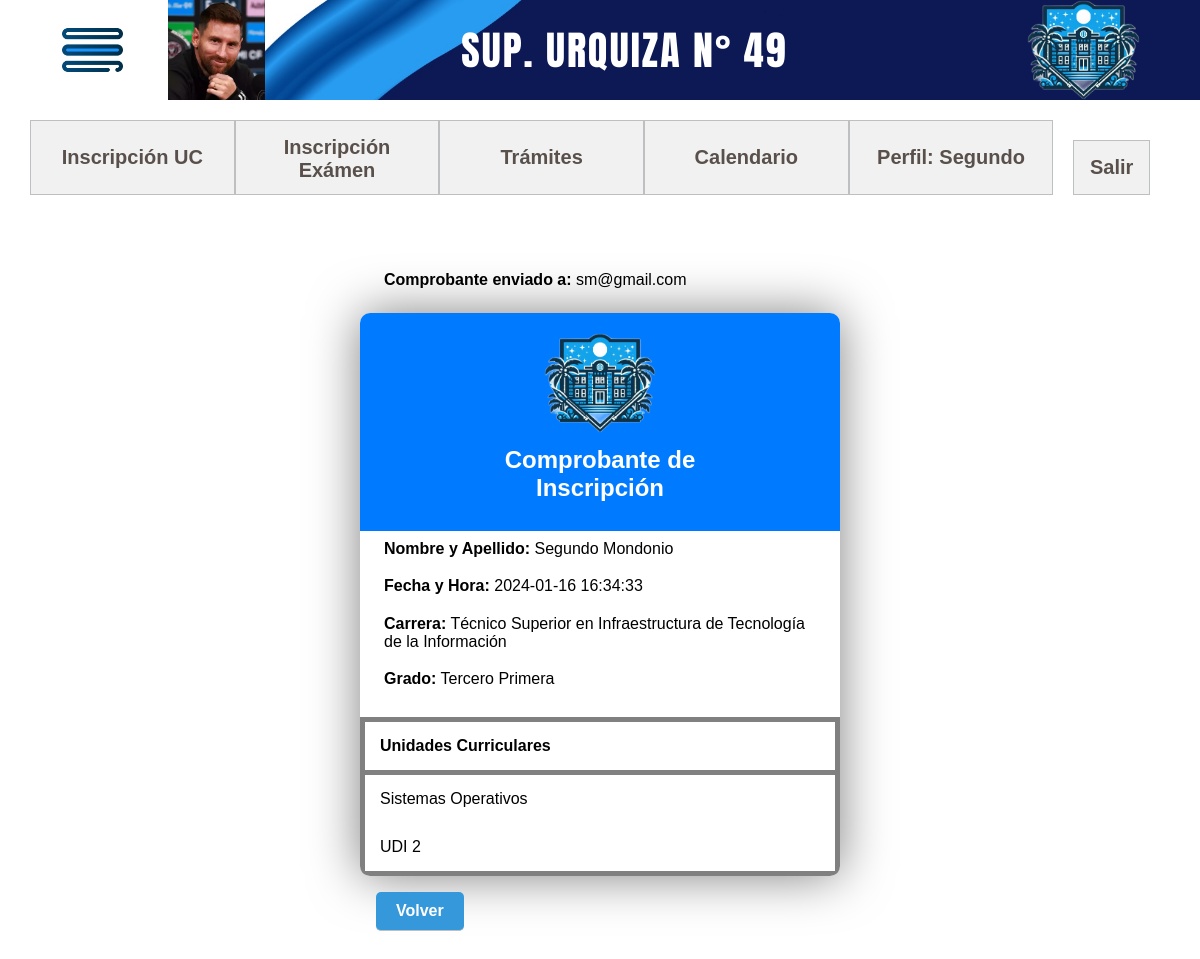
Screenshot of /menu_comprobante.php (signed in) with the database file from the repository.
### tables this page shows
CREATE TABLE `alumno` (
  `Id_Alumno` int(10) NOT NULL,
  `DNI` int(10) DEFAULT NULL,
  `Nombre` varchar(20) DEFAULT NULL,
  `Apellido` varchar(20) DEFAULT NULL,
  `Email` varchar(30) DEFAULT NULL,
  `Telefono` varchar(20) DEFAULT NULL,
  `Genero` varchar(10) DEFAULT NULL,
  `Fecha_Nac` date DEFAULT NULL,
  `Nacionalidad` varchar(20) DEFAULT NULL,
  `Direccion` varchar(30) DEFAULT NULL,
  `Localidad` varchar(30) DEFAULT NULL,
  `Pass` varchar(255) DEFAULT NULL
);

CREATE TABLE `inscripcion` (
  `Id_Inscripcion` int(10) NOT NULL,
  `FechaHora` datetime DEFAULT NULL,
  `Id_Alumno` int(10) DEFAULT NULL,
  `Id_Carrera` int(10) DEFAULT NULL,
  `Id_Grado` int(10) DEFAULT NULL
);

CREATE TABLE `carrera` (
  `Id_Carrera` int(10) NOT NULL,
  `Carrera` varchar(70) DEFAULT NULL,
  `Cupo` int(10) DEFAULT NULL
);

CREATE TABLE `grado` (
  `Id_Grado` int(10) NOT NULL,
  `Grado` int(10) DEFAULT NULL,
  `Division` int(10) DEFAULT NULL,
  `Detalle` varchar(70) DEFAULT NULL
);

CREATE TABLE `unidad_curricular` (
  `Id_UC` int(10) NOT NULL,
  `Unidad_Curricular` varchar(60) DEFAULT NULL,
  `Tipo` varchar(20) DEFAULT NULL,
  `HorasSem` int(10) DEFAULT NULL,
  `HorasAnual` int(10) DEFAULT NULL,
  `Formato` varchar(20) DEFAULT NULL
);

### clases/db.php (called while the page is built, shortened)
<?php
abstract class DB
{
    private static $db_host = 'localhost';
    private static $db_user = 'devs';
    private static $db_pass = 'urqu1z4!';
    private static $db_port = 4548;
    protected $db_name = 'terciario';
    protected $query;
    private $conn;
    private function open_connection()
    {
        $this->conn = new mysqli(self::$db_host, self::$db_user, self::$db_pass, self::$db_port, $this->db_name);
    }
    protected function get_results_from_query()
    {
        $result = $this->conn->query($this->query);
    }
}

### clases/alumno.php (called while the page is built, shortened)
<?php
require_once('db.php');
class Alumno extends DB
{
    public function get($DNI = '')
    {
        if ($DNI != '') :
            $this->query = "SELECT Id_Alumno,
                                DNI,
                                Nombre,
                                Apellido,
                                Email,
                                Telefono,
                                Genero,
                                Fecha_Nac,
                                Nacionalidad,
                                Direccion,
                                Localidad,
                                Pass
								FROM alumno
								WHERE DNI = '$DNI'";
            $this->get_results_from_query();
        endif;
    }
}

### clases/inscripcion.php (called while the page is built, shortened)
<?php
require_once('db.php');
class Inscripcion extends DB
{
    protected $Id_Inscripcion;
    public function get($Id_Alumno = '')
    {
        $this->query = "SELECT Id_Inscripcion,
                                FechaHora,
                                Id_Alumno,
                                Id_Carrera,
                                Id_Grado
								FROM inscripcion
                                WHERE Id_Alumno = $Id_Alumno
                                ORDER BY FechaHora DESC
                                LIMIT 1";
        $this->get_results_from_query();
    }
    public function getDatosInscripcion($id_alumno)
    {
        $this->get($id_alumno);
        $this->query = "SELECT a.Nombre,a.Apellido,i.FechaHora,c.Carrera,g.Detalle
                        FROM inscripcion i
                        INNER JOIN alumno a ON i.Id_Alumno = a.Id_Alumno
                        INNER JOIN carrera c ON i.Id_Carrera = c.Id_Carrera
                        INNER JOIN alumno_grado ag ON i.Id_Alumno = ag.Id_Alumno
                        INNER JOIN grado g ON ag.Id_Grado = g.Id_Grado
                        WHERE i.Id_Inscripcion = $this->Id_Inscripcion";
        $this->get_results_from_query();
    }
    public function getUCInscripcion($id_alumno)
    {
        $this->get($id_alumno);
        $this->query = "SELECT uc.Unidad_Curricular
                        FROM inscripcion_uc iu
                        INNER JOIN unidad_curricular uc ON iu.Id_UC  = uc.Id_UC
                        INNER JOIN inscripcion i ON iu.Id_Inscripcion = i.Id_Inscripcion
                        WHERE iu.Id_Inscripcion = $this->Id_Inscripcion";
        $this->get_results_from_query();
        $UCs = $this->rows;
        return $UCs;
    }
}

### menu_comprobante.php (the view, shortened to what this page needs)
<?php
require_once('clases/alumno.php');
require_once('clases/inscripcion.php');
$alumno = new Alumno;
$inscripcion = new Inscripcion;
if (isset($_SESSION['usuarioingresado'])) {
    $alumnoIngresado = $_SESSION['usuarioingresado'];
    $alumno->get($alumnoIngresado);
} else {
    header('location: index.php');
}
?>
<!DOCTYPE html>
<html>
<head>
    <link rel="stylesheet" href="css/styles.css">
</head>
<body class="menu">
    <div>
        <header>
            <div class="button-h">
                <img src="assets/image/button-h.png" int="menu" class="button-h">
            </div>
            <div class="perfil">
                <img src="assets/image/messi.png" int="Logo Perfil" class="perfil">
            </div>
            <div class="title-header">
                <p>SUP. URQUIZA N° 49</p>
            </div>
            <div class="logo_header">
                <img src="assets/image/logo.png" int="Logo Urquiza" class="logo_header">
            </div>
        </header>
        <div class="row" style="width: 95%;display: flex;">
            <button class="opciones">Inscripción UC</button>
            <button class="opciones">Inscripción Exámen</button>
            <button class="opciones">Trámites</button>
            <button class="opciones">Calendario</button>
            <button class="opciones">Perfil:
                <?php echo $alumno->Nombre; ?>
            </button>
            <a href="cerrar_sesion.php" class="back_btn">Salir</a>
        </div>
        <div class="rowComprobante">
            <p class="mail"><strong>Comprobante enviado a: </strong><?php echo $alumno->Email; ?></p>
            <div class="comprobante">
                <div class="header">
                    <img src="assets/image/logo.png" int="Logo Urquiza" class="logo_header">
                    <h2 class="comp">Comprobante de Inscripción</h2>
                </div>
                <?php
                $inscripcion->getDatosInscripcion($alumno->Id_Alumno);
                ?>
                <div class="datos">
                    <p><strong>Nombre y Apellido:</strong> <?php echo $inscripcion->Nombre . " " . $inscripcion->Apellido; ?></p>
                    <p><strong>Fecha y Hora:</strong> <?php echo $inscripcion->FechaHora; ?></p>
                    <p><strong>Carrera:</strong> <?php echo $inscripcion->Carrera; ?></p>
                    <p><strong>Grado:</strong> <?php echo $inscripcion->Detalle; ?></p>
                </div>
                <table>
                    <thead>
                        <tr>
                            <th>Unidades Curriculares</th>
                        </tr>
                    </thead>
                    <tbody>
                        <?php
                        $UCs = $inscripcion->getUCInscripcion($alumno->Id_Alumno);
                        foreach ($UCs as $row) {
                            echo "<tr><td>" . $row['Unidad_Curricular'] . "</td></tr>";
                        }
                        ?>
                    </tbody>
                </table>
            </div>
            <a href="menu_user.php" class="btnIndex">Volver</a>
        </div>
    </div>
</body>
</html>

### css/styles.css (style rules this page uses)
body, h1, h2, h3, p { margin: 0; padding: 0; }
p { text-align: center; padding: 0 20px; align-items: center; }
html { box-sizing: border-box; }
*, *:before, *:after { box-sizing: inherit; }
h2 { font-family: Anton, Arial; margin: 2% 22%; justify-self: center; }
body.menu { font-family: Arial, Helvetica, sans-serif; background-color: white; }
.row { content: ""; display: table; clear: both; margin: 0 auto; }
h2.comp { font-family: Arial, Helvetica, sans-serif; color: #fff; }
.rowComprobante { content: ""; clear: both; margin: 0% 10%; padding: 1% 20%; }
.opciones { font-size: 20px; font-weight:bolder; border: 1px solid #bdbfc1; width: 19%; text-align: center; background-color: #f1f1f1; padding: 15px; color: rgba(89, 80, 76, 1); height: 75px; }
.back_btn { width: 7%; font-size: 20px; font-weight:bolder; border: 1px solid #bdbfc1; text-align: center; background-color: #f1f1f1; padding: 15px; color: rgba(89, 80, 76, 1); text-decoration: none; }
input,a { padding: 0.5em; font-size: 1em; cursor: pointer; border: none; border-bottom: 0.1em solid #BDBFC1; color: black; text-align: left; margin: 1em; font-weight: bold; }
.btnIndex { display: inline-block; padding: 10px 20px; background-color: #3498db; color: white; text-decoration: none; border-radius: 5px; transition: background-color 0.3s; }
header { height: 100px; background-image: url(../assets/image/fondo.png); background-size: cover; background-position: center; background-repeat: no-repeat; color: white; display: flex; flex-direction:row; align-items: center; padding-left: 5%; padding-right: 5%; }
.logo_header { height: 100px; margin-left: auto; }
.title-header { font-size: 40px; margin-right: 4%; font-family: Anton, arial; letter-spacing: 2px; }
.perfil { height: 100px; margin-right: auto; }
.button-h { height: 65px; margin-right: 4%; }
.comprobante { background-color: #fff; border-radius: 10px; box-shadow: 0 0 50px rgba(0, 0, 0, 0.5); overflow: hidden; max-width: 600px; width: 100%; text-align: center; }
.header { background-color: #007bff; color: #fff; padding: 20px; }
.datos p { padding: 2% 5%; text-align: left; }
table { width: 100%; border-collapse: collapse; margin-top: 20px; }
table, th { border: 5px solid #808080; }
.mail { padding: 5% 5%; text-align: left; }
th, td { padding: 15px; text-align: left; }

### rows the page displays
alumno: Nombre "Segundo", Email "sm@gmail.com"
inscripcion: Id_Alumno.Nombre "Segundo", Id_Alumno.Apellido "Mondonio", FechaHora "2024-01-16 16:34:33", Id_Carrera.Carrera "Técnico Superior en Infraestructura de Tecnología de la Información", grado.Detalle "Tercero Primera"
unidad_curricular: Unidad_Curricular "Sistemas Operativos"
unidad_curricular: Unidad_Curricular "UDI 2"
